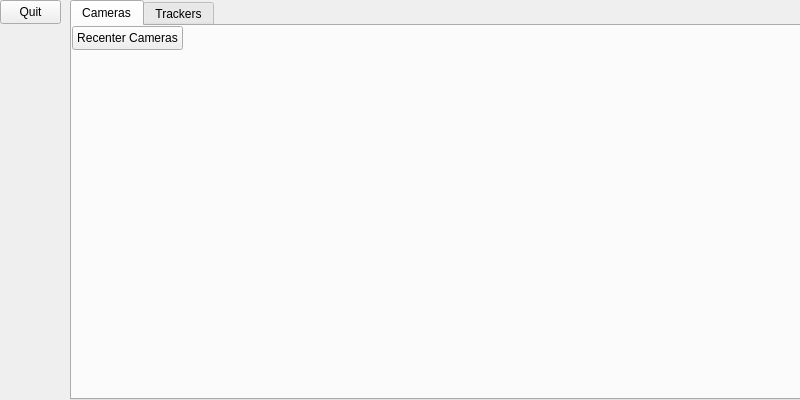
<?xml version="1.0" encoding="UTF-8"?>
<ui version="4.0">
 <class>DashboardWidgetClass</class>
 <widget class="QWidget" name="DashboardWidgetClass">
  <property name="geometry">
   <rect>
    <x>0</x>
    <y>0</y>
    <width>800</width>
    <height>400</height>
   </rect>
  </property>
  <property name="windowTitle">
   <string>AI FBT Dashboard</string>
  </property>
  <widget class="QTabWidget" name="tabWidget">
   <property name="geometry">
    <rect>
     <x>70</x>
     <y>0</y>
     <width>731</width>
     <height>400</height>
    </rect>
   </property>
   <property name="currentIndex">
    <number>0</number>
   </property>
   <widget class="QWidget" name="tabCamera">
    <attribute name="title">
     <string>Cameras</string>
    </attribute>
    <widget class="QPushButton" name="btnRecenter">
     <property name="geometry">
      <rect>
       <x>0</x>
       <y>0</y>
       <width>111</width>
       <height>24</height>
      </rect>
     </property>
     <property name="toolTip">
      <string>Use this after you recenter to recalibrate camera positions</string>
     </property>
     <property name="text">
      <string>Recenter Cameras</string>
     </property>
    </widget>
    <widget class="QWidget" name="gridLayoutWidget">
     <property name="geometry">
      <rect>
       <x>500</x>
       <y>0</y>
       <width>221</width>
       <height>40</height>
      </rect>
     </property>
     <layout class="QGridLayout" name="gridCameras">
      <property name="sizeConstraint">
       <enum>QLayout::SetMinimumSize</enum>
      </property>
     </layout>
    </widget>
   </widget>
   <widget class="QWidget" name="tabTrackers">
    <property name="enabled">
     <bool>true</bool>
    </property>
    <attribute name="title">
     <string>Trackers</string>
    </attribute>
    <widget class="QPushButton" name="btnCalibrateTrackers">
     <property name="geometry">
      <rect>
       <x>0</x>
       <y>0</y>
       <width>101</width>
       <height>24</height>
      </rect>
     </property>
     <property name="toolTip">
      <string>If your trackers seem to always be off by a certain amount, try this</string>
     </property>
     <property name="text">
      <string>Calibrate Trackers</string>
     </property>
    </widget>
    <widget class="QCheckBox" name="cbxEnablePM">
     <property name="geometry">
      <rect>
       <x>0</x>
       <y>330</y>
       <width>151</width>
       <height>20</height>
      </rect>
     </property>
     <property name="text">
      <string>Enable Playspace Mover</string>
     </property>
    </widget>
    <widget class="QPushButton" name="btnResetPM">
     <property name="geometry">
      <rect>
       <x>0</x>
       <y>350</y>
       <width>151</width>
       <height>24</height>
      </rect>
     </property>
     <property name="text">
      <string>Recenter Playspace Mover</string>
     </property>
    </widget>
   </widget>
  </widget>
  <widget class="QPushButton" name="btnQuit">
   <property name="geometry">
    <rect>
     <x>0</x>
     <y>0</y>
     <width>61</width>
     <height>24</height>
    </rect>
   </property>
   <property name="text">
    <string>Quit</string>
   </property>
  </widget>
 </widget>
 <layoutdefault spacing="6" margin="11"/>
 <resources>
  <include location="DashboardWidget.qrc"/>
 </resources>
 <connections/>
</ui>
